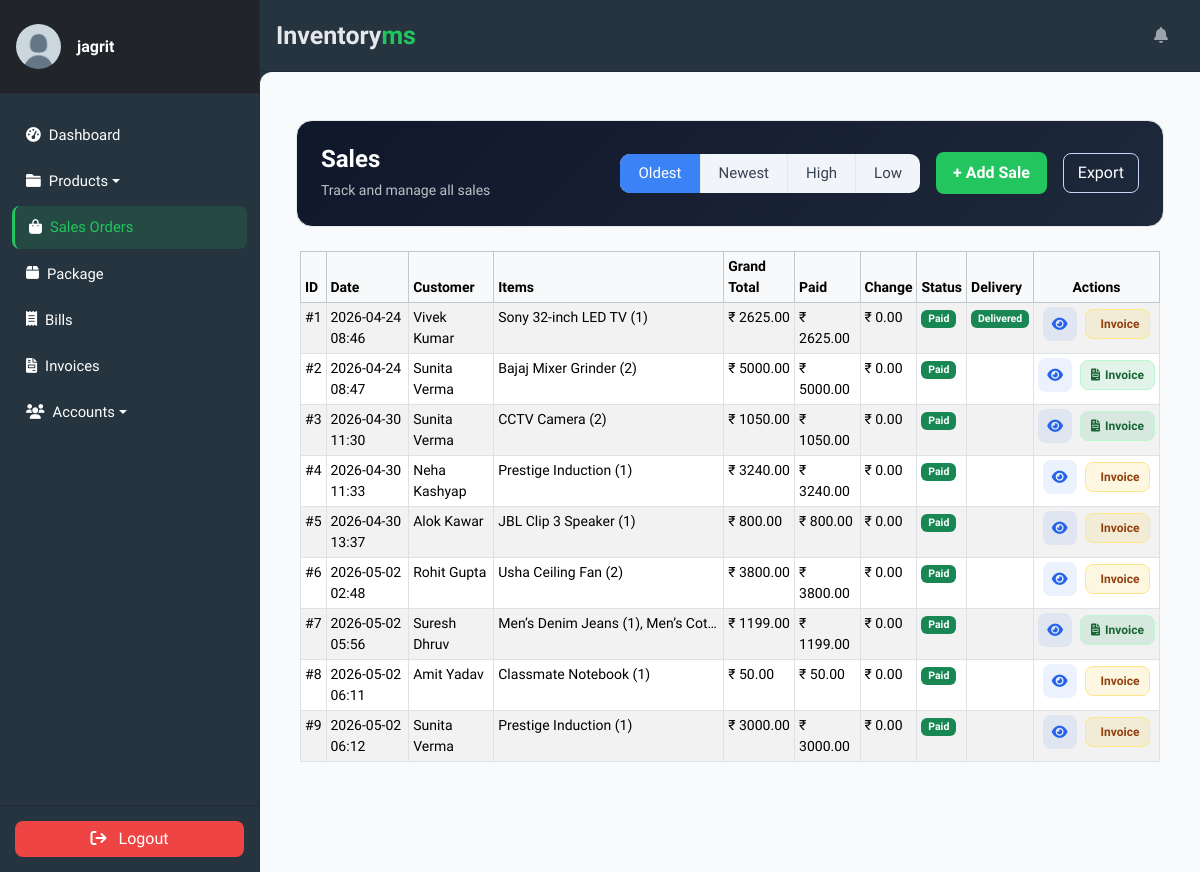
The app's page /transactions/sales/ (signed in), older data.
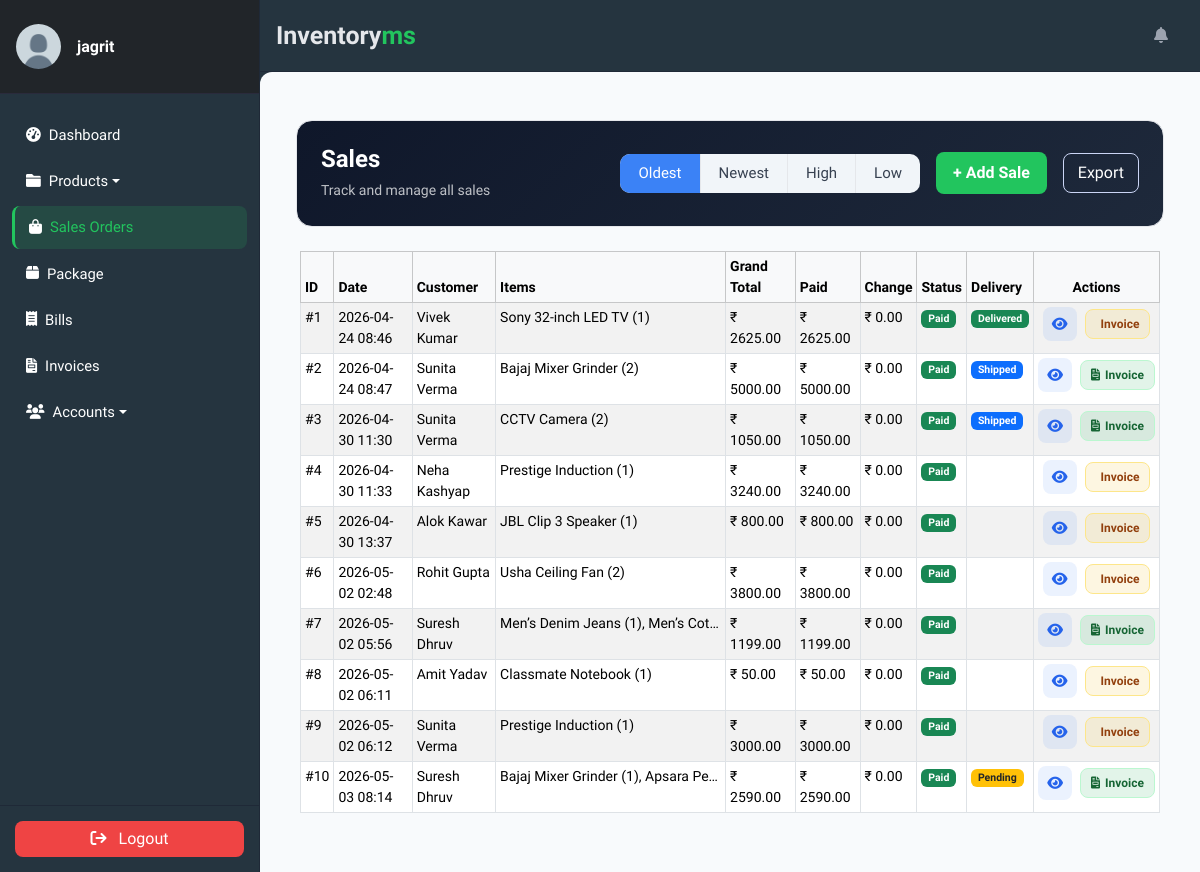
The same page, newer data.
### transactions/models.py (models this page shows, shortened)
class Sale(models.Model):
    date_added = models.DateTimeField(
        auto_now_add=True,
        verbose_name="Sale Date"
    )
    customer = models.ForeignKey(
        Customer,
        on_delete=models.DO_NOTHING,
        db_column="customer"
    )
    sub_total = models.DecimalField(
        max_digits=10,
        decimal_places=2,
        default=0.0
    )
    grand_total = models.DecimalField(
        max_digits=10,
        decimal_places=2,
        default=0.0
    )
    tax_amount = models.DecimalField(
        max_digits=10,
        decimal_places=2,
        default=0.0
    )
    tax_percentage = models.FloatField(default=0.0)
    amount_paid = models.DecimalField(
        max_digits=10,
        decimal_places=2,
        default=0.0
    )
    amount_change = models.DecimalField(
        max_digits=10,
        decimal_places=2,
        default=0.0
    )
    class Meta:
        db_table = "sales"
        verbose_name = "Sale"
        verbose_name_plural = "Sales"

class SaleDetail(models.Model):
    sale = models.ForeignKey(
        Sale,
        on_delete=models.CASCADE,
        db_column="sale",
        related_name="saledetail_set"
    )
    item = models.ForeignKey(
        Item,
        on_delete=models.DO_NOTHING,
        db_column="item"
    )
    price = models.DecimalField(
        max_digits=10,
        decimal_places=2
    )
    quantity = models.PositiveIntegerField()
    total_detail = models.DecimalField(max_digits=10, decimal_places=2)
    class Meta:
        db_table = "sale_details"
        verbose_name = "Sale Detail"
        verbose_name_plural = "Sale Details"

### accounts/models.py (models this page shows, shortened)
class Customer(models.Model):
    first_name = models.CharField(max_length=256)
    last_name = models.CharField(max_length=256, blank=True, null=True)
    address = models.TextField(max_length=256, blank=True, null=True)
    email = models.EmailField(max_length=256, blank=True, null=True)
    phone = models.CharField(max_length=30, blank=True, null=True)
    loyalty_points = models.IntegerField(default=0)
    class Meta:
        db_table = 'Customers'
    def __str__(self) -> str:
        return self.get_full_name()
    def get_full_name(self):
        return f"{self.first_name} {self.last_name or ''}".strip()

### store/models.py (models this page shows, shortened)
class Item(models.Model):
    slug = AutoSlugField(unique=True, populate_from='name')
    name = models.CharField(max_length=50)
    sku = models.CharField(max_length=32, unique=True, null=True, blank=True)
    description = models.TextField(max_length=256)
    category = models.ForeignKey(Category, on_delete=models.CASCADE)
    quantity = models.IntegerField(default=0)
    low_stock_threshold = models.PositiveIntegerField(default=5)
    price = models.FloatField(default=0)
    cost_price = models.FloatField(default=0)
    image = models.ImageField(
        upload_to='products/', null=True, blank=True,
        help_text="Product image (optional). JPG / PNG / WebP."
    )
    expiring_date = models.DateTimeField(null=True, blank=True)
    vendor = models.ForeignKey(Vendor, on_delete=models.SET_NULL, null=True)
    class Meta:
        ordering = ['name']
        verbose_name_plural = 'Items'

class Delivery(models.Model):
    sale = models.OneToOneField(
        'transactions.Sale',
        on_delete=models.CASCADE,
        null=True, blank=True,
        related_name='delivery',
        help_text="The Sale this delivery fulfils. NULL = manual delivery.",
    )
    status = models.CharField(
        max_length=10,
        choices=DELIVERY_STATUS,
        default='PENDING',
        db_index=True,
    )
    shipped_date = models.DateTimeField(null=True, blank=True)
    delivered_date = models.DateTimeField(null=True, blank=True)
    item = models.ForeignKey(
        Item, blank=True, null=True, on_delete=models.SET_NULL
    )
    invoice = models.ForeignKey(
        'invoice.Invoice', blank=True, null=True,
        on_delete=models.SET_NULL, related_name='deliveries'
    )
    customer = models.ForeignKey(
        'accounts.Customer', blank=True, null=True,
        on_delete=models.SET_NULL, related_name='deliveries'
    )
    customer_name = models.CharField(max_length=60, blank=True, null=True)
    email = models.EmailField(max_length=120, blank=True, null=True)
    phone_number = models.CharField(max_length=15, blank=True, null=True)
    location = models.CharField(max_length=255, blank=True, null=True)
    date = models.DateTimeField(null=True, blank=True)
    is_delivered = models.BooleanField(default=False, verbose_name='Is Delivered')
    class Meta:
        ordering = ['-id']
    _PHONE_RE = re.compile(r'^[6-9]\d{9}$')

### transactions/views.py (the view)
# urls.py: path('sales/', SaleListView.as_view(), name='saleslist'),
class SaleListView(LoginRequiredMixin, ListView):
    model = Sale
    template_name = "transactions/sales_list.html"
    context_object_name = "sales"
    paginate_by = 10
    def get_queryset(self):
        order = self.request.GET.get('order', 'old')
        qs = Sale.objects.select_related('customer').prefetch_related(
            'saledetail_set__item'
        )
        if order == 'new':
            return qs.order_by('-date_added')
        elif order == 'high':
            return qs.order_by('-grand_total')
        elif order == 'low':
            return qs.order_by('grand_total')
        else:
            return qs.order_by('date_added')
    def get_context_data(self, **kwargs):
        ctx = super().get_context_data(**kwargs)
        from invoice.models import Invoice
        from store.models import Delivery
        invoiced_sale_ids = set(
            Invoice.objects.filter(sale__isnull=False)
            .values_list('sale_id', flat=True)
        )
        ctx['invoiced_sale_ids'] = invoiced_sale_ids
        delivery_map = {
            d['sale_id']: d
            for d in Delivery.objects.filter(sale__isnull=False)
            .values('sale_id', 'id', 'status')
        }
        ctx['delivery_map'] = delivery_map
        return ctx

### transactions/templates/transactions/sales_list.html (shortened to what the changed rows need)
{% extends "store/base.html" %}
{% load static %}
{% block content %}
<div class="container px-3">
    <table class="table table-bordered table-striped table-hover table-sm">
        <thead class="table-light">
            <tr>
                <th>ID</th>
                <th>Date</th>
                <th>Customer</th>
                <th>Items</th>
                <th>Grand Total</th>
                <th>Paid</th>
                <th>Change</th>
                <th>Status</th>
                <th>Delivery</th>
                <th class="text-center">Actions</th>
            </tr>
        </thead>
        <tbody>
            {% for sale in sales %}
            <tr>
                <td>#{{ sale.id }}</td>
                <td>{{ sale.date_added|date:"Y-m-d H:i" }}</td>
                <td>{{ sale.customer }}</td>
                <td class="items-cell">
                    {% for detail in sale.saledetail_set.all %}
                        {{ detail.item.name }} ({{ detail.quantity }}){% if not forloop.last %}, {% endif %}
                    {% empty %}
                        None
                    {% endfor %}
                </td>
                <td>₹ {{ sale.grand_total }}</td>
                <td>₹ {{ sale.amount_paid }}</td>
                <td>₹ {{ sale.amount_change }}</td>
                <td>
                    {% if sale.amount_paid >= sale.grand_total %}
                        <span class="badge bg-success">Paid</span>
                    {% elif sale.amount_paid > 0 %}
                        <span class="badge bg-warning text-dark">Partial</span>
                    {% else %}
                        <span class="badge bg-danger">Unpaid</span>
                    {% endif %}
                </td>
                <td>
                    {% for key, dinfo in delivery_map.items %}{% if key == sale.id %}
                        {% if dinfo.status == 'DELIVERED' %}
                            <a href="{% url 'delivery-detail' dinfo.id %}"
                               class="badge bg-success text-decoration-none">Delivered</a>
                        {% elif dinfo.status == 'SHIPPED' %}
                            <a href="{% url 'delivery-detail' dinfo.id %}"
                               class="badge bg-primary text-decoration-none">Shipped</a>
                        {% else %}
                            <a href="{% url 'delivery-detail' dinfo.id %}"
                               class="badge bg-warning text-dark text-decoration-none">Pending</a>
                        {% endif %}
                    {% endif %}{% endfor %}
                </td>
                <td class="text-center">
                    <div class="d-flex justify-content-center align-items-center gap-2">
                        <a class="view-btn" href="{% url 'sale-detail' sale.id %}" title="View sale">
                            <i class="fa-solid fa-eye"></i>
                        </a>
                        {% if sale.id in invoiced_sale_ids %}
                            <a class="inv-btn inv-btn--exists"
                               href="{% url 'invoice-detail' sale.invoice.slug %}"
                               title="View invoice {{ sale.invoice.invoice_number }}">
                                <i class="fa-solid fa-file-invoice"></i>
                                <span>Invoice</span>
                            </a>
                        {% else %}
                            <a class="inv-btn inv-btn--create"
                               href="{% url 'invoice-from-sale' sale.id %}"
                               title="Generate invoice from this sale">
                                <span>Invoice</span>
                            </a>
                        {% endif %}
                    </div>
                </td>
            </tr>
            {% endfor %}
        </tbody>
    </table>
</div>
{% endblock %}

Row changes from the older to the newer data that the page shows:
added Delivery: status "Shipped", shown under Sale id 2
added Delivery: status "Shipped", shown under Sale id 3
added Sale: id "10", date_added "2026-05-03 08:14", customer "Suresh Dhruv", grand_total "2590.00", amount_paid "2590.00", amount_change "0.00", shows "Paid"
added SaleDetail: item.name "Bajaj Mixer Grinder", quantity "1", shown under "10"
added SaleDetail: item.name "Apsara Pe…", shown under "10"
added Delivery: status "Pending", shown under "10"
